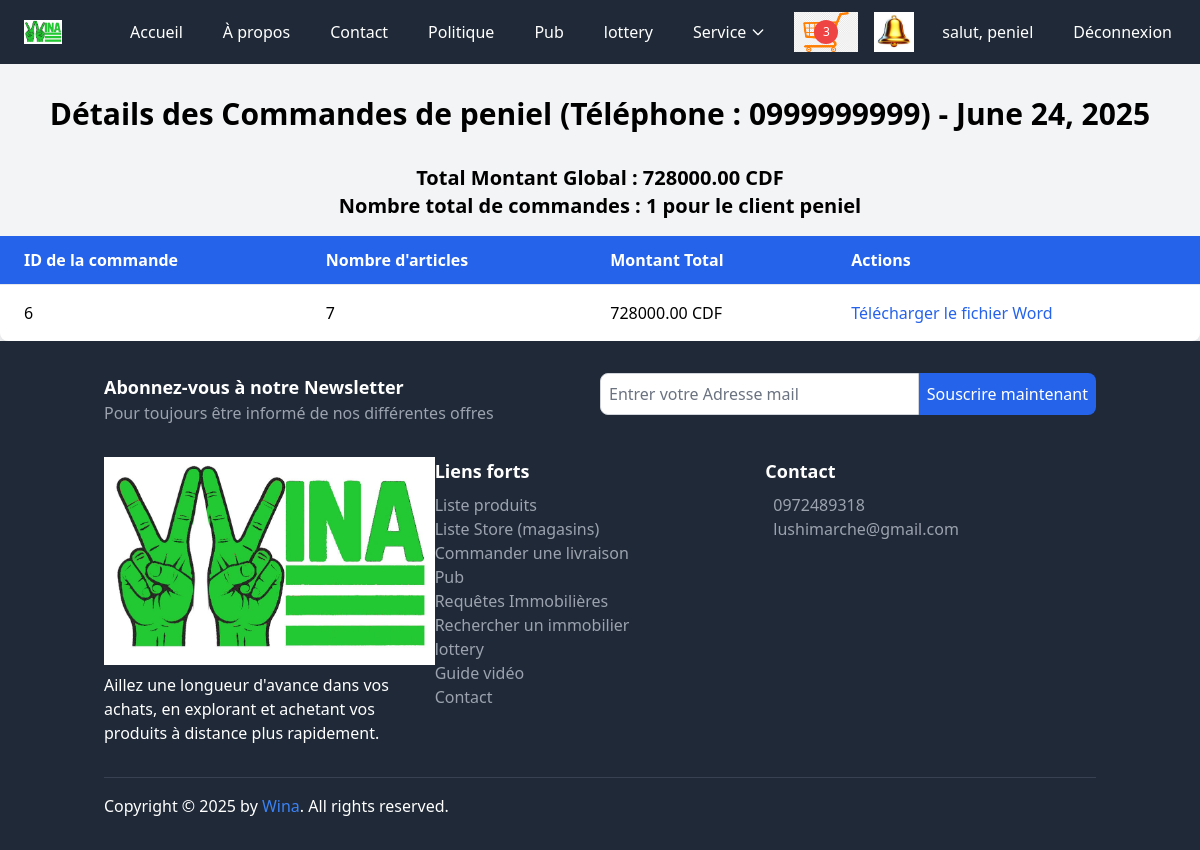
The app's page /store/bormoko/orders/2025-06-24/client/peniel/details/ (signed in) with its own data.
### core/models.py (models this page shows, shortened)
class Cart(models.Model):
    user = models.ForeignKey(settings.AUTH_USER_MODEL, on_delete=models.CASCADE, related_name='carts')
    country = models.ForeignKey(Country, on_delete=models.CASCADE, related_name='carts')
    created_at = models.DateTimeField(auto_now_add=True)
    is_ordered = models.BooleanField(default=False)
    is_active = models.BooleanField(default=True)
    def get_item_count(self):
        return sum(item.quantity for item in self.items.all())

class CartItem(models.Model):
    cart = models.ForeignKey(Cart, on_delete=models.CASCADE, related_name='items')
    product = models.ForeignKey(Product, on_delete=models.CASCADE)
    quantity = models.PositiveIntegerField(default=1)  # Définir un valeur par défaut de 1

class CustomUser(AbstractUser):
    email = models.EmailField(unique=True)
    profile_pic = models.ImageField(upload_to="p_img", blank=True, null=True)
    address = models.CharField(max_length=50, blank=True, null=True)
    phone = models.CharField(max_length=11, blank=True, null=True)
    commune = models.CharField(max_length=50, blank=True, null=True)
    city = models.ForeignKey(City, on_delete=models.SET_NULL, null=True, blank=True)
    country = models.ForeignKey(Country, on_delete=models.SET_NULL, null=True, blank=True)
    interests = models.TextField(blank=True, null=True)
    USERNAME_FIELD = 'email'
    REQUIRED_FIELDS = ['username']

class Store(models.Model):
    owner = models.ForeignKey(
        settings.AUTH_USER_MODEL,
        on_delete=models.CASCADE,
        related_name="stores"
    )
    name = models.CharField(max_length=255)
    slug = models.SlugField(blank=True, null=True, unique=True)
    description = models.TextField()
    adresse = models.TextField()
    thumbnail = models.ImageField(
        upload_to="img",
        null=True,
        blank=True,
        verbose_name="Image du Store"
    )
    created_at = models.DateTimeField(auto_now_add=True)
    updated_at = models.DateTimeField(auto_now=True)
    typestore = models.ForeignKey(
        Typestore,
        on_delete=models.SET_NULL,
        null=True,
        blank=True
    )
    typebusiness = models.ForeignKey(
        'TypeBusiness',
        on_delete=models.SET_NULL,
        null=True,
        blank=True,
        related_name='stores'
    )
    country = models.ForeignKey(
        Country,
        on_delete=models.SET_NULL,
        null=True,
        blank=True,
        related_name="stores"
    )
    city = models.ForeignKey(
        City,
        on_delete=models.SET_NULL,
        null=True,
        blank=True,
        related_name="stores"
    )
    apply_commission = models.BooleanField(default=True)
    favoritestore = models.BooleanField(default=False)
    is_active = models.BooleanField(default=False)
    latitude = models.DecimalField(max_digits=9, decimal_places=6, null=True, blank=True)
    longitude = models.DecimalField(max_digits=9, decimal_places=6, null=True, blank=True)
    from django.utils.text import slugify

class Country(models.Model):
    name = models.CharField(max_length=100, unique=True)
    flag = models.ImageField(upload_to='flags/')

class DeviseCountry(models.Model):
    country = models.OneToOneField("Country", on_delete=models.CASCADE, related_name="devise_info")
    devise = models.CharField(max_length=10)  # Exemple: 'USD', 'CDF', 'EUR'

### base/views.py (the view)
# urls.py: path('store/<slug:slug>/orders/<str:order_date>/client/<str:client_username>/details/', views.orders_by_date_detail_detail, name='orders_by_date_detail_detail'),
@login_required
def orders_by_date_detail_detail(request, slug, order_date, client_username):
    store = get_object_or_404(Store, slug=slug, owner=request.user)
    user = get_object_or_404(CustomUser, username=client_username)
    order_date = datetime.strptime(order_date, "%Y-%m-%d").date()
    orders = Order.objects.filter(
        user__username=client_username,
        created_at__date=order_date,
        items__product__store=store,
        activated=True
    ).distinct()
    order_data = []
    total_global_amount = 0  # Initialiser le montant total global
    for order in orders:
        order_items = order.items.filter(product__store=store)
        total_items_in_order = 0
        total_order_amount = 0
        item_names = []
        for item in order_items:
            total_items_in_order += item.quantity  # Ajouter la quantité de cet article
            total_order_amount += item.price_at_time_of_order * item.quantity  # Ajouter le montant total pour cet article
            item_names.append(item.product.name)  # Ajouter le nom de l'article
        order_data.append({
            'order_id': order.id,
            'total_items_in_order': total_items_in_order,
            'total_order_amount': total_order_amount,
            'item_names': ', '.join(item_names),  # Liste des noms des articles
        })
        total_global_amount += total_order_amount
        total_orders = orders.count()
    context = {
        'store': store,
        'order_data': order_data,
        'order_date': order_date,
        'client_username': client_username,
        'user_phone': user.phone,
        'total_global_amount': total_global_amount,  # Ajouter le montant total global au contexte
        'total_orders': total_orders  # Ajouter le nombre total de commandes
    }
    return render(request, 'base/orders_by_date_detail_detail.html', context)

### core/context_processors.py (called while the page is built)
def cart(request):
    if request.user.is_authenticated:
        cart = get_or_create_cart(request.user)
    else:
        cart = None
    return {'cart': cart}

def unread_notifications_count(request):
    if request.user.is_authenticated:
        hidden_ids = UserNotificationHide.objects.filter(user=request.user).values_list('notification_id', flat=True)
        count = Notification.objects.filter(user=request.user, is_read=False).exclude(id__in=hidden_ids).count()
        return {'unread_notifications_count': count}
    return {}

### core/utils.py (called while the page is built)
def get_or_create_cart(user):
    cart, created = Cart.objects.get_or_create(user=user, is_active=True)
    return cart

### base/templates/base/orders_by_date_detail_detail.html (shortened to what this page needs)
{% extends "base.html" %}
{% block content %}
<h2 class="text-3xl font-bold text-center mt-8 mb-8">Détails des Commandes de {{ client_username }} (Téléphone : {{ user_phone }}) - {{ order_date }}</h2>
<div class="text-center mb-4 text-xl font-semibold">
    <p>Total Montant Global : {{ total_global_amount|floatformat:2 }} {{ store.country.devise_info.devise }}</p>
    <p><strong>Nombre total de commandes :</strong> {{ total_orders }} pour le client {{ client_username }}</p>
</div>
{% if order_data %}
    <div class="overflow-x-auto">
        <table class="min-w-full table-auto bg-white shadow-lg rounded-lg">
            <thead class="bg-blue-600 text-white">
                <tr>
                    <th class="px-6 py-3 text-left">ID de la commande</th>
                    <th class="px-6 py-3 text-left">Nombre d'articles</th>
                    <th class="px-6 py-3 text-left">Montant Total</th>
                    <th class="px-6 py-3 text-left">Actions</th>
                </tr>
            </thead>
            <tbody>
                {% for order in order_data %}
                    <tr class="border-t">
                        <td class="px-6 py-4">{{ order.order_id }}</td>
                        <td class="px-6 py-4">{{ order.total_items_in_order }}</td>
                        <td class="px-6 py-4">{{ order.total_order_amount|floatformat:2 }} {{ store.country.devise_info.devise }}</td>
                        <td class="px-6 py-4">
                            <a href="{% url 'generer_word' slug=store.slug order_date=order_date client_username=client_username %}?order_id={{ order.order_id }}"
                               class="text-blue-600 hover:text-blue-800">
                               Télécharger le fichier Word
                            </a>
                        </td>
                    </tr>
                {% endfor %}
            </tbody>
        </table>
    </div>
{% else %}
    <p class="text-center text-lg text-gray-600">Aucune commande trouvée pour ce client.</p>
{% endif %}
{% endblock %}

### templates/base.html (shortened to what this page needs)
{% load static tailwind_tags %}
{% load static %}
<!DOCTYPE html>
<html lang="fr">
<head>
    <link href='https://unpkg.com/boxicons@2.1.4/css/boxicons.min.css' rel='stylesheet'>
    <link rel="stylesheet" href="{% static 'css/dist/styles.css' %}">
    {% tailwind_css %}
</head>
<body class="bg-gray-100">
    <nav class="bg-gray-800 text-white">
        <div class="max-w-7xl mx-auto px-4 py-3 flex justify-between items-center">
            <a href="{% url 'index' %}" class="text-gray hover:underline flex items-center bg-white-800 p-2 rounded">
                <img src="{% static 'img/logoo.png' %}" alt="Logo" class="h-6 mr-2">
            </a>
            <div class="hidden md:flex space-x-4">
                <a href="{% url 'index' %}" class="hover:bg-gray-700 px-3 py-2 rounded">Accueil</a>
                <a href="{% url 'apropos' %}" class="hover:bg-gray-700 px-3 py-2 rounded">À propos</a>
                <a href="{% url 'contact' %}" class="hover:bg-gray-700 px-3 py-2 rounded">Contact</a>
                <a href="{% url 'politique' %}" class="hover:bg-gray-700 px-3 py-2 rounded">Politique</a>
                <a href="{% url 'advertisement_list_wina' %}" class="hover:bg-gray-700 px-3 py-2 rounded">Pub</a>
                <a href="{% url 'lottery_list' %}" class="hover:bg-gray-700 px-3 py-2 rounded">lottery</a>
<div class="relative">
    <button class="hover:bg-gray-700 px-3 py-2 rounded inline-flex items-center" id="immoDropdownButton">
       Service
        <svg class="ml-1 w-4 h-4" fill="none" stroke="currentColor" viewBox="0 0 24 24" xmlns="http://www.w3.org/2000/svg">
            <path stroke-linecap="round" stroke-linejoin="round" stroke-width="2" d="M19 9l-7 7-7-7"></path>
        </svg>
    </button>
</div>
<a href="{% url 'cart_detail_wina' %}" class="relative inline-block">
    <span class="cart-items-count absolute top-1/2 left-1/2 bg-red-500 text-white rounded-full w-6 h-6 flex items-center justify-center text-xs transform -translate-x-1/2 -translate-y-1/2">
        {{ cart.get_item_count }}
    </span>
</a>
{% if user.is_authenticated %}
<a href="{% url 'notifications_list' %}" class="relative inline-block">
    <img src="{% static 'img/belll.jpg' %}" alt="Notifications" class="w-10 h-10">
</a>
{% endif %}
                {% if request.user.is_authenticated %}
                    <a href="{% url 'profile' %}" class="hover:bg-gray-700 px-3 py-2 rounded">salut, {{ request.user.username }}</a>
                    <a href="{% url 'logout' %}" class="hover:bg-gray-700 px-3 py-2 rounded">Déconnexion</a>
                {% else %}
                    <a href="{% url 'signup' %}" class="hover:bg-gray-700 px-3 py-2 rounded">S'inscrire</a>
                    <a href="{% url 'login' %}" class="hover:bg-gray-700 px-3 py-2 rounded">Connexion</a>
                {% endif %}
            </div>
        </div>
    </nav>
      {% block content %}{% endblock content %}
    <footer class="bg-gray-800 text-white py-8">
        <div class="container mx-auto px-4">
            <div class="mb-8">
                <div class="flex flex-col md:flex-row">
                    <div class="md:w-1/2 mb-4 md:mb-0">
                        <h3 class="text-lg font-bold">Abonnez-vous à notre Newsletter</h3>
                        <p class="text-gray-400">Pour toujours être informé de nos différentes offres</p>
                    </div>
                    <div class="md:w-1/2">
                        <form action="https://api.web3forms.com/submit" method="POST" class="flex">
                            <input type="email" name="email" placeholder="Entrer votre Adresse mail" required class="flex-1 p-2 rounded-l-lg border border-gray-300" />
                            <button class="bg-blue-600 text-white p-2 rounded-r-lg">Souscrire maintenant</button>
                        </form>
                    </div>
                </div>
            </div>
            <div class="flex flex-col md:flex-row mb-8">
                <div class="md:w-1/3 mb-4 md:mb-0">
                    <div class="footer-logo mb-2">
                        <img class="img-fluid" src="{% static 'img/logoo.png' %}" alt="">
                    </div>
                    <p>Aillez une longueur d'avance dans vos achats, en explorant et achetant vos produits à distance plus rapidement.</p>
                </div>
                <div class="md:w-1/3 mb-4 md:mb-0">
                    <h3 class="text-lg font-bold">Liens forts</h3>
                    <ul class="mt-2">
                        <li><a href="{% url 'product_list_wina' %}" class="text-gray-400 hover:text-white">Liste produits</a></li>
                        <li><a href="{% url 'store_list_wina' %}" class="text-gray-400 hover:text-white">Liste Store (magasins)</a></li>
                        <li><a href="{% url 'creer_commande' %}" class="text-gray-400 hover:text-white">Commander une livraison</a></li>
                        <li><a href="{% url 'advertisement_list_wina' %}" class="text-gray-400 hover:text-white">Pub</a></li>
                        <li><a href="{% url 'requete_list' %}" class="text-gray-400 hover:text-white">Requêtes Immobilières</a></li>
                        <li><a href="{% url 'requete_create' %}" class="text-gray-400 hover:text-white">Rechercher un immobilier</a></li>
                        <li><a href="{% url 'lottery_list' %}" class="text-gray-400 hover:text-white">lottery</a></li>
                        <li><a href="{% url 'video_list' %}" class="text-gray-400 hover:text-white">Guide vidéo</a></li>
                        <li><a href="{% url 'contact' %}" class="text-gray-400 hover:text-white">Contact</a></li>
                    </ul>
                </div>
                <div class="md:w-1/3">
                    <h3 class="text-lg font-bold">Contact</h3>
                    <div class="mt-2">
                        <p class="flex items-center"><a href="callto:+243 97 24 89 318" class="text-gray-400 hover:text-white">0972489318</a></p>
                        <p class="flex items-center"><a href="mailto:lushimarche@gmail.com" class="text-gray-400 hover:text-white">lushimarche@gmail.com</a></p>
                    </div>
                </div>
            </div>
            <div class="border-t border-gray-700 pt-4">
                <div class="flex justify-between items-center">
                    <div>
                        <p class="mb-0">Copyright © 2025 by <a href="#" class="text-blue-500 hover:underline">Wina</a>. All rights reserved.</p>
                    </div>
                </div>
            </div>
        </div>
    </footer>
</body>
</html>

### records on screen
Cart: get_item_count "3"
CustomUser: user.username "peniel", username "peniel", phone "0999999999"
Store: country.devise_info.devise "CDF", country.devise_info.devise "CDF"

### other values on screen
{{ order_date }} "June 24, 2025"
{{ total_global_amount|floatformat:2 }} "728000.00"
{{ total_orders }} "1"
{{ order.order_id }} "6"
{{ order.total_items_in_order }} "7"
{{ order.total_order_amount|floatformat:2 }} "728000.00"
